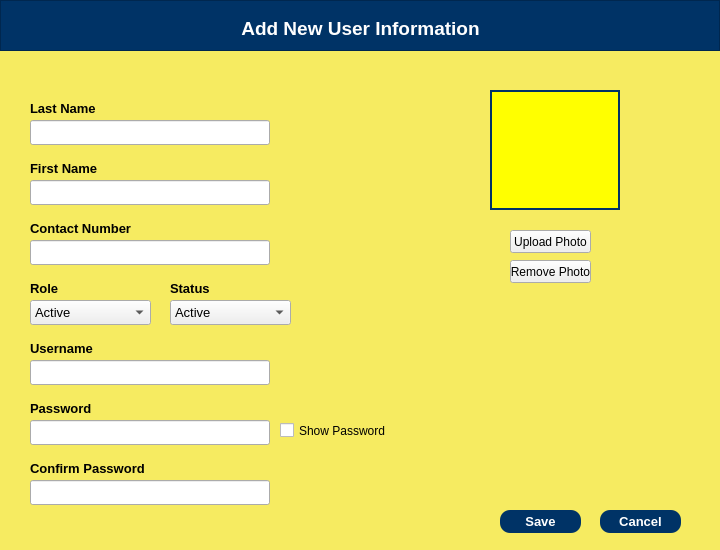
<?xml version="1.0" encoding="UTF-8"?>
<ui version="4.0">
 <class>Dialog</class>
 <widget class="QDialog" name="Dialog">
  <property name="geometry">
   <rect>
    <x>0</x>
    <y>0</y>
    <width>720</width>
    <height>550</height>
   </rect>
  </property>
  <property name="maximumSize">
   <size>
    <width>720</width>
    <height>550</height>
   </size>
  </property>
  <property name="windowTitle">
   <string>Dialog</string>
  </property>
  <widget class="QWidget" name="widgetaddUser" native="true">
   <property name="geometry">
    <rect>
     <x>0</x>
     <y>0</y>
     <width>720</width>
     <height>550</height>
    </rect>
   </property>
   <property name="font">
    <font>
     <family>Arial</family>
     <kerning>false</kerning>
    </font>
   </property>
   <property name="styleSheet">
    <string notr="true">QWidget #widgetaddUser {
	background-color:  rgb(246, 235, 97);
}</string>
   </property>
   <widget class="QFrame" name="frame">
    <property name="geometry">
     <rect>
      <x>0</x>
      <y>0</y>
      <width>720</width>
      <height>51</height>
     </rect>
    </property>
    <property name="font">
     <font>
      <family>Arial</family>
      <kerning>false</kerning>
     </font>
    </property>
    <property name="styleSheet">
     <string notr="true">background-color: rgb(0, 51, 102);
color: white;</string>
    </property>
    <property name="frameShape">
     <enum>QFrame::StyledPanel</enum>
    </property>
    <property name="frameShadow">
     <enum>QFrame::Raised</enum>
    </property>
    <widget class="QLabel" name="label">
     <property name="geometry">
      <rect>
       <x>210</x>
       <y>20</y>
       <width>301</width>
       <height>16</height>
      </rect>
     </property>
     <property name="font">
      <font>
       <family>Arial</family>
       <pointsize>14</pointsize>
       <weight>75</weight>
       <bold>true</bold>
       <kerning>false</kerning>
      </font>
     </property>
     <property name="text">
      <string>Add New User Information</string>
     </property>
     <property name="alignment">
      <set>Qt::AlignCenter</set>
     </property>
    </widget>
   </widget>
   <widget class="QLabel" name="label_2">
    <property name="geometry">
     <rect>
      <x>30</x>
      <y>100</y>
      <width>81</width>
      <height>16</height>
     </rect>
    </property>
    <property name="font">
     <font>
      <family>Arial</family>
      <pointsize>10</pointsize>
      <weight>75</weight>
      <bold>true</bold>
      <kerning>false</kerning>
     </font>
    </property>
    <property name="text">
     <string>Last Name</string>
    </property>
   </widget>
   <widget class="QPushButton" name="pushBtnCancelUser">
    <property name="geometry">
     <rect>
      <x>600</x>
      <y>510</y>
      <width>81</width>
      <height>23</height>
     </rect>
    </property>
    <property name="font">
     <font>
      <family>Arial</family>
      <pointsize>10</pointsize>
      <weight>75</weight>
      <bold>true</bold>
      <kerning>false</kerning>
     </font>
    </property>
    <property name="styleSheet">
     <string notr="true">background-color: rgb(0, 51, 102);
color: white;
border-radius: 10px;</string>
    </property>
    <property name="text">
     <string>Cancel</string>
    </property>
    <property name="checkable">
     <bool>false</bool>
    </property>
   </widget>
   <widget class="QLabel" name="label_3">
    <property name="geometry">
     <rect>
      <x>30</x>
      <y>160</y>
      <width>81</width>
      <height>16</height>
     </rect>
    </property>
    <property name="font">
     <font>
      <family>Arial</family>
      <pointsize>10</pointsize>
      <weight>75</weight>
      <bold>true</bold>
      <kerning>false</kerning>
     </font>
    </property>
    <property name="text">
     <string>First Name</string>
    </property>
   </widget>
   <widget class="QLabel" name="label_4">
    <property name="geometry">
     <rect>
      <x>30</x>
      <y>280</y>
      <width>91</width>
      <height>16</height>
     </rect>
    </property>
    <property name="font">
     <font>
      <family>Arial</family>
      <pointsize>10</pointsize>
      <weight>75</weight>
      <bold>true</bold>
      <kerning>false</kerning>
     </font>
    </property>
    <property name="text">
     <string>Role</string>
    </property>
   </widget>
   <widget class="QLabel" name="label_5">
    <property name="geometry">
     <rect>
      <x>30</x>
      <y>220</y>
      <width>131</width>
      <height>16</height>
     </rect>
    </property>
    <property name="font">
     <font>
      <family>Arial</family>
      <pointsize>10</pointsize>
      <weight>75</weight>
      <bold>true</bold>
      <kerning>false</kerning>
     </font>
    </property>
    <property name="text">
     <string>Contact Number</string>
    </property>
   </widget>
   <widget class="QLineEdit" name="lineEditUserLname">
    <property name="geometry">
     <rect>
      <x>30</x>
      <y>120</y>
      <width>240</width>
      <height>25</height>
     </rect>
    </property>
    <property name="font">
     <font>
      <family>Arial</family>
      <kerning>false</kerning>
     </font>
    </property>
   </widget>
   <widget class="QLineEdit" name="lineEditUserFname">
    <property name="geometry">
     <rect>
      <x>30</x>
      <y>180</y>
      <width>240</width>
      <height>25</height>
     </rect>
    </property>
    <property name="font">
     <font>
      <family>Arial</family>
      <kerning>false</kerning>
     </font>
    </property>
   </widget>
   <widget class="QLineEdit" name="lineEditUserContact">
    <property name="geometry">
     <rect>
      <x>30</x>
      <y>240</y>
      <width>240</width>
      <height>25</height>
     </rect>
    </property>
    <property name="font">
     <font>
      <family>Arial</family>
      <kerning>false</kerning>
     </font>
    </property>
   </widget>
   <widget class="QPushButton" name="pushBtnSaveUser">
    <property name="geometry">
     <rect>
      <x>500</x>
      <y>510</y>
      <width>81</width>
      <height>23</height>
     </rect>
    </property>
    <property name="font">
     <font>
      <family>Arial</family>
      <pointsize>10</pointsize>
      <weight>75</weight>
      <bold>true</bold>
      <kerning>false</kerning>
     </font>
    </property>
    <property name="styleSheet">
     <string notr="true">background-color: rgb(0, 51, 102);
color: white;
border-radius: 10px;</string>
    </property>
    <property name="text">
     <string>Save</string>
    </property>
    <property name="checkable">
     <bool>false</bool>
    </property>
   </widget>
   <widget class="QComboBox" name="userRole">
    <property name="geometry">
     <rect>
      <x>30</x>
      <y>300</y>
      <width>121</width>
      <height>25</height>
     </rect>
    </property>
    <property name="font">
     <font>
      <family>Arial</family>
      <pointsize>10</pointsize>
      <kerning>false</kerning>
     </font>
    </property>
    <property name="currentText">
     <string>Active</string>
    </property>
    <property name="currentIndex">
     <number>0</number>
    </property>
    <item>
     <property name="text">
      <string>Active</string>
     </property>
    </item>
   </widget>
   <widget class="QLabel" name="labelUserPic">
    <property name="geometry">
     <rect>
      <x>490</x>
      <y>90</y>
      <width>130</width>
      <height>120</height>
     </rect>
    </property>
    <property name="styleSheet">
     <string notr="true">background-color: yellow;
border: 2px solid  rgb(0, 51, 102);</string>
    </property>
    <property name="text">
     <string/>
    </property>
    <property name="scaledContents">
     <bool>true</bool>
    </property>
   </widget>
   <widget class="QPushButton" name="pushBtnUploadUserPic">
    <property name="geometry">
     <rect>
      <x>510</x>
      <y>230</y>
      <width>81</width>
      <height>23</height>
     </rect>
    </property>
    <property name="text">
     <string>Upload Photo</string>
    </property>
   </widget>
   <widget class="QLabel" name="label_6">
    <property name="geometry">
     <rect>
      <x>30</x>
      <y>340</y>
      <width>81</width>
      <height>16</height>
     </rect>
    </property>
    <property name="font">
     <font>
      <family>Arial</family>
      <pointsize>10</pointsize>
      <weight>75</weight>
      <bold>true</bold>
      <kerning>false</kerning>
     </font>
    </property>
    <property name="text">
     <string>Username</string>
    </property>
   </widget>
   <widget class="QLineEdit" name="lineEditUsername">
    <property name="geometry">
     <rect>
      <x>30</x>
      <y>360</y>
      <width>240</width>
      <height>25</height>
     </rect>
    </property>
    <property name="font">
     <font>
      <family>Arial</family>
      <kerning>false</kerning>
     </font>
    </property>
   </widget>
   <widget class="QLabel" name="label_7">
    <property name="geometry">
     <rect>
      <x>30</x>
      <y>400</y>
      <width>81</width>
      <height>16</height>
     </rect>
    </property>
    <property name="font">
     <font>
      <family>Arial</family>
      <pointsize>10</pointsize>
      <weight>75</weight>
      <bold>true</bold>
      <kerning>false</kerning>
     </font>
    </property>
    <property name="text">
     <string>Password</string>
    </property>
   </widget>
   <widget class="QLineEdit" name="lineEditPassword">
    <property name="geometry">
     <rect>
      <x>30</x>
      <y>420</y>
      <width>240</width>
      <height>25</height>
     </rect>
    </property>
    <property name="font">
     <font>
      <family>Arial</family>
      <kerning>false</kerning>
     </font>
    </property>
    <property name="echoMode">
     <enum>QLineEdit::Password</enum>
    </property>
    <property name="clearButtonEnabled">
     <bool>false</bool>
    </property>
   </widget>
   <widget class="QPushButton" name="pushBtnRemoveUserPic">
    <property name="geometry">
     <rect>
      <x>510</x>
      <y>260</y>
      <width>81</width>
      <height>23</height>
     </rect>
    </property>
    <property name="text">
     <string>Remove Photo</string>
    </property>
   </widget>
   <widget class="QLabel" name="label_9">
    <property name="geometry">
     <rect>
      <x>30</x>
      <y>460</y>
      <width>131</width>
      <height>16</height>
     </rect>
    </property>
    <property name="font">
     <font>
      <family>Arial</family>
      <pointsize>10</pointsize>
      <weight>75</weight>
      <bold>true</bold>
      <kerning>false</kerning>
     </font>
    </property>
    <property name="text">
     <string>Confirm Password</string>
    </property>
   </widget>
   <widget class="QLineEdit" name="lineEditCPassword">
    <property name="geometry">
     <rect>
      <x>30</x>
      <y>480</y>
      <width>240</width>
      <height>25</height>
     </rect>
    </property>
    <property name="font">
     <font>
      <family>Arial</family>
      <kerning>false</kerning>
     </font>
    </property>
    <property name="echoMode">
     <enum>QLineEdit::Password</enum>
    </property>
   </widget>
   <widget class="QCheckBox" name="showPass">
    <property name="geometry">
     <rect>
      <x>280</x>
      <y>420</y>
      <width>111</width>
      <height>21</height>
     </rect>
    </property>
    <property name="text">
     <string>Show Password</string>
    </property>
   </widget>
   <widget class="QLabel" name="label_8">
    <property name="geometry">
     <rect>
      <x>170</x>
      <y>280</y>
      <width>91</width>
      <height>16</height>
     </rect>
    </property>
    <property name="font">
     <font>
      <family>Arial</family>
      <pointsize>10</pointsize>
      <weight>75</weight>
      <bold>true</bold>
      <kerning>false</kerning>
     </font>
    </property>
    <property name="text">
     <string>Status</string>
    </property>
   </widget>
   <widget class="QComboBox" name="userStatus">
    <property name="geometry">
     <rect>
      <x>170</x>
      <y>300</y>
      <width>121</width>
      <height>25</height>
     </rect>
    </property>
    <property name="font">
     <font>
      <family>Arial</family>
      <pointsize>10</pointsize>
      <kerning>false</kerning>
     </font>
    </property>
    <property name="currentText">
     <string>Active</string>
    </property>
    <property name="currentIndex">
     <number>0</number>
    </property>
    <item>
     <property name="text">
      <string>Active</string>
     </property>
    </item>
   </widget>
  </widget>
 </widget>
 <resources/>
 <connections/>
</ui>
